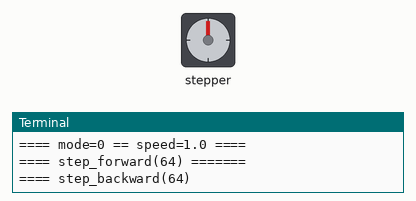
A program run on a simulated Raspberry Pi (BCM pin numbers). On the bench: stepper motor, the last lines printed to the terminal. The stepper is drawn at 2048 steps a turn.

Above: at 33.1 s.
At 39.2 s:
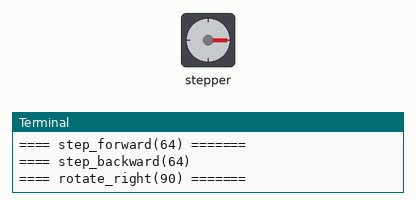
Timing chart, 0 to 40.0 s (numbered marks = the images above):
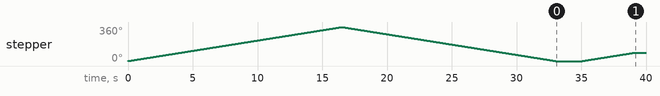

The program:

gpioDevices.py
```python
from gpiozero import OutputDevice
import time
import math

class StepperMotor():
    """ This class implements a stepper motor

        Developped and tested with
        Stepper motor: 28BYJ-48
        Motor driver : ULN2003A
    """

    def __init__(self, in1:int, in2:int, in3:int, in4:int, mode:int=0, speed:float=1.0, stride_angle:float=5.625, gear_reduction:int=64):
        """ Constructor for StepperMotor

        Args:
            in1 (int): GPIO Pin connected to IN1
            in2 (int): GPIO Pin connected to IN2
            in3 (int): GPIO Pin connected to IN3
            in4 (int): GPIO Pin connected to IN4
            mode (int, optional):
                0: half-step mode
                1: full-step mode
                Defaults to 0.
            speed (float, optional):
                0.0 : lowest speed
                1.0 : highest speed
            stride_angle (float, optional)
                angle per step in half-step mode
        """
        # Constant waiting times for highest (1) and lowest (0) speed
        self._WAIT_HIGH_SPEED = 0.001
        self._WAIT_LOW_SPEED = 0.004

        # Set the pins
        self._in1 = OutputDevice(in1)
        self._in2 = OutputDevice(in2)
        self._in3 = OutputDevice(in3)
        self._in4 = OutputDevice(in4)
        self._pins = [self._in1, self._in2, self._in3, self._in4]

        # Step sequence for half-step operation
        self._seq_half_step = [ \
            [1,0,0,1],
            [1,0,0,0],
            [1,1,0,0],
            [0,1,0,0],
            [0,1,1,0],
            [0,0,1,0],
            [0,0,1,1],
            [0,0,0,1]
        ]
        # Step sequence for full-step operation
        self._seq_full_step = [ \
            [1,0,0,0],
            [0,1,0,0],
            [0,0,1,0],
            [0,0,0,1]
        ]
        self._seq = self._seq_half_step
        self._seq_len = len(self._seq)

        # Set the sequence depending on the mode
        self.mode = mode

        # Set the waiting time tepending on the speed
        self.speed = speed

        # Set the current step
        self._current_step = 0

        # Set stride angle
        self._stride_angle = stride_angle

        # Set gear reduction
        self._gear_reduction = gear_reduction

    @property
    def in1(self) -> int:
        return self._in1

    @in1.setter
    def in1(self, value: int):
        self._in1 = value

    @property
    def in2(self) -> int:
        return self._in2

    @in2.setter
    def in2(self, value: int):
        self._in2 = value

    @property
    def in3(self) -> int:
        return self._in3

    @in3.setter
    def in3(self, value: int):
        self._in3 = value

    @property
    def in4(self) -> int:
        return self._in4

    @in4.setter
    def in4(self, value: int):
        self._in4 = value

    @property
    def mode(self) -> int:
        return self._mode

    @mode.setter
    def mode(self, value: int):
        self._mode = value
        if self._mode == 0:
            self._seq = self._seq_half_step
        else:
            self._seq = self._seq_full_step
        self._seq_len = len(self._seq)

    @property
    def speed(self) -> float:
        return self._speed

    @speed.setter
    def speed(self, value: float):
        self._speed = value

        if self._speed < 0.0:
            self._speed = 0.0
        if self._speed > 1.0:
            self._speed = 1.0

        self._wait = self._WAIT_HIGH_SPEED - self._speed * (self._WAIT_HIGH_SPEED - self._WAIT_LOW_SPEED)

    @property
    def stride_angle(self) -> float:
        return self._stride_angle

    @property
    def gear_reduction(self) -> float:
        return self._gear_reduction

    def _step(self, direction:int):
        """ Do one step in the current direction

        Args:
            direction (int):
                 1: forward
                -1: backward
        """
        for motor_step in range(0, self._gear_reduction):
            # Move
            for pin in range(0, 4):
                if self._seq[self._current_step][pin] != 0:
                    self._pins[pin].on()
                else:
                    self._pins[pin].off()

            # Proceed
            self._current_step += direction
            if self._current_step >= self._seq_len:
                self._current_step = 0
            if self._current_step < 0:
                self._current_step = self._seq_len - 1

            # Wait
            time.sleep(self._wait)

    def step_forward(self, steps:int):
        """ step forward by a given number of steps

        Args:
            steps (int): number of steps to step forward
        """
        for step in range(0, steps):
            self._step(1)

    def step_backward(self, steps:int):
        """ step forward by a given number of steps

        Args:
            steps (int): number of steps to step forward
        """
        for step in range(0, steps):
            self._step(-1)

    def rotate_right(self, angle:float):
        """ Rotate right by the given angle

        Args:
            angle (float): angle to rotate
        """
        if self.mode == 0:
            steps = round(angle / self._stride_angle)
        else:
            steps = round(angle / 2 * self._stride_angle)
        self.step_forward(steps)

    def rotate_left(self, angle:float):
        """ Rotate left by the given angle

        Args:
            angle (float): angle to rotate
        """
        if self.mode == 0:
            steps = round(angle / self._stride_angle)
        else:
            steps = round(angle / 2 * self._stride_angle)
        self.step_backward(steps)

    def close(self):
        """ Close gpiozero resources associated with pins

        """
        for pin in range(0, 4):
            self._pins[pin].close()

if __name__ == "__main__":
    print("==== Test StepperMotor ======")
    for mode in range(0, 2):
        for ispeed in range(1, -1, -1):
            speed = float(ispeed)
            print(f"==== mode={mode} == speed={speed } ====")
            sm = StepperMotor(10, 9, 11, 0, mode=0, speed=1)
            print(f"==== step_forward(64) =======")
            sm.step_forward(64)
            print(f"==== step_backward(64)")
            sm.step_backward(64)
            time.sleep(2)
            print(f"==== rotate_right(90) =======")
            sm.rotate_right(90)
            time.sleep(2)
            print(f"==== rotate_left(90) =======")
            sm.rotate_left(90)
            time.sleep(2)
            print(f"==== close ====")
            sm.close()
    print(f"==== Test completed ====")
```

Measured:
- by itself, stepper: turns 360° clockwise in 16.5 s, then 360° counter-clockwise in 16.5 s, then 90° clockwise in 4.1 s
